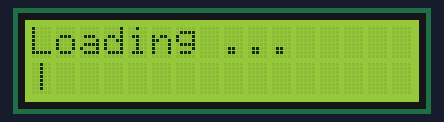
The sketch below on a simulated Arduino Uno, built with avr-gcc and run on an emulated ATmega328P. Shown: 16×2 character LCD.

Above: at 0.07 s.
At 0.47 s:
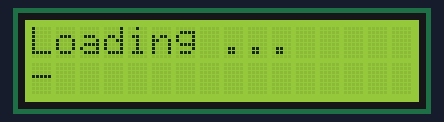

The sketch:

Loaded.ino
```cpp
// This script apparently is just a loading screen.
// ... very low-tech.

#include <LiquidCrystal.h>

//LiquidCrystal lcd(12, 11, 2, 3, 4, 5);  // Sparkfun 16x2 wtf??!
LiquidCrystal lcd(12, 11, 3, 2, 1, 0);  // Sparkfun 16x2 wtf??!


byte b0[8] = {
  0b00000,
  0b10000,
  0b01000,
  0b00100,
  0b00010,
  0b00001,
  0b00000,
  0b00000
};

void setup() {
  // create a new character
  // set up the lcd's number of columns and rows:
  lcd.begin(16, 2);
  lcd.noCursor();
  lcd.noAutoscroll();
  lcd.setCursor(0,0);
  lcd.createChar(2,b0);
  //Serial.begin(115200);

}

void loop(){
  static int stat,sent;

  if (!sent){
    sent=1;
    lcd.setCursor(0,0);
    lcd.print("Loading ...");
  }

  lcd.setCursor(0,1);

  if (!stat){
    stat=1;
  }

  switch (stat){
    case 1:
    lcd.print("|");
    break;
    case 2:
    lcd.print("/");
    break;
    case 3:
    lcd.print("-");
    break;
    case 4:
    lcd.write(2);
    break;
  }
  stat=stat+1;

  if (stat > 4){
    stat=1;
  }

  delay(66);
}
```
